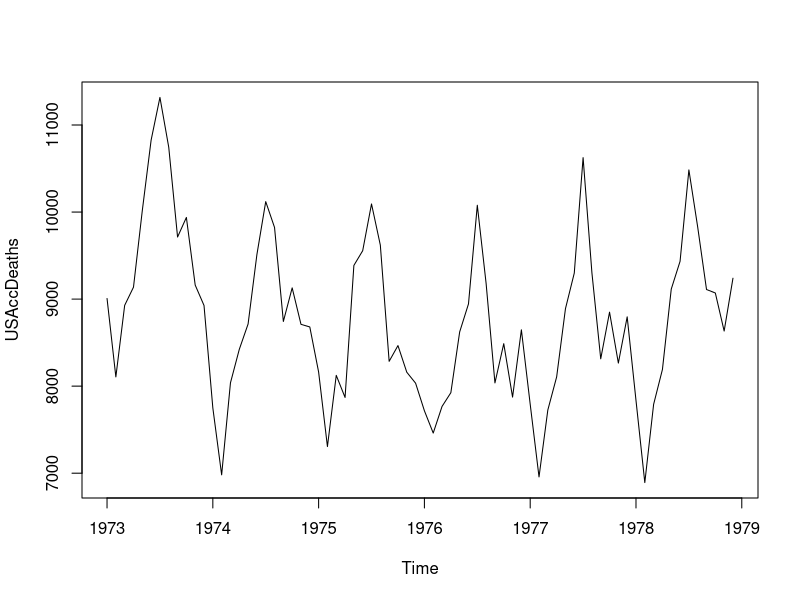
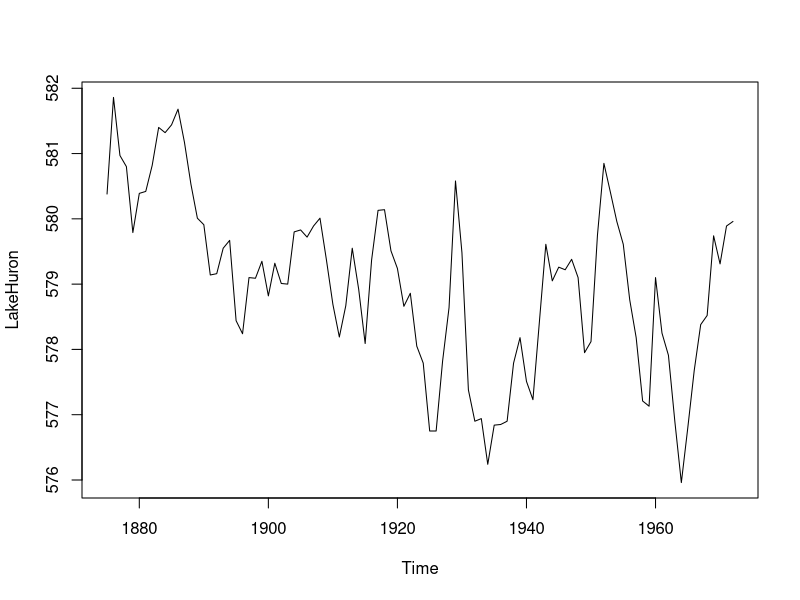
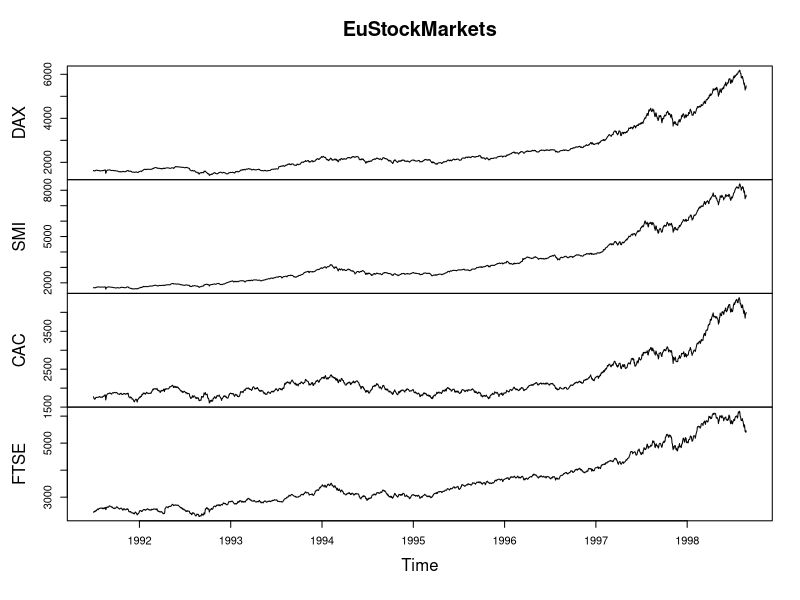
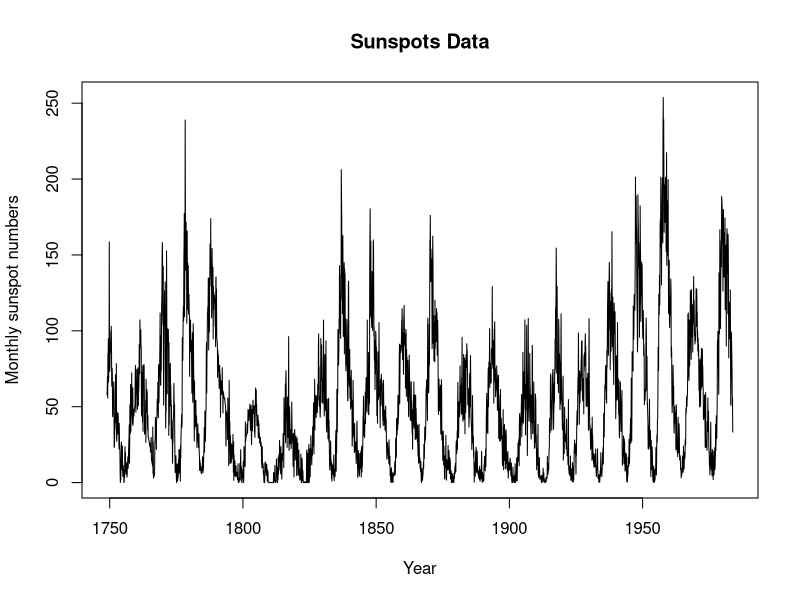
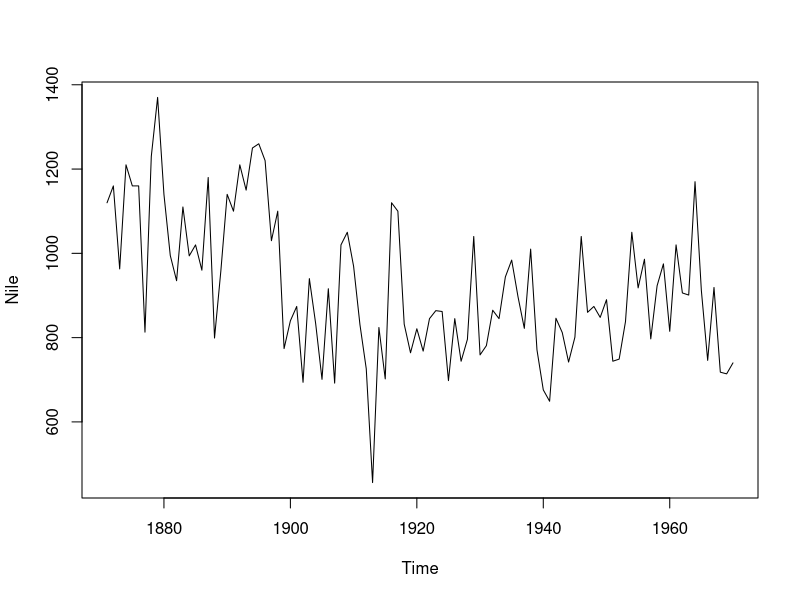
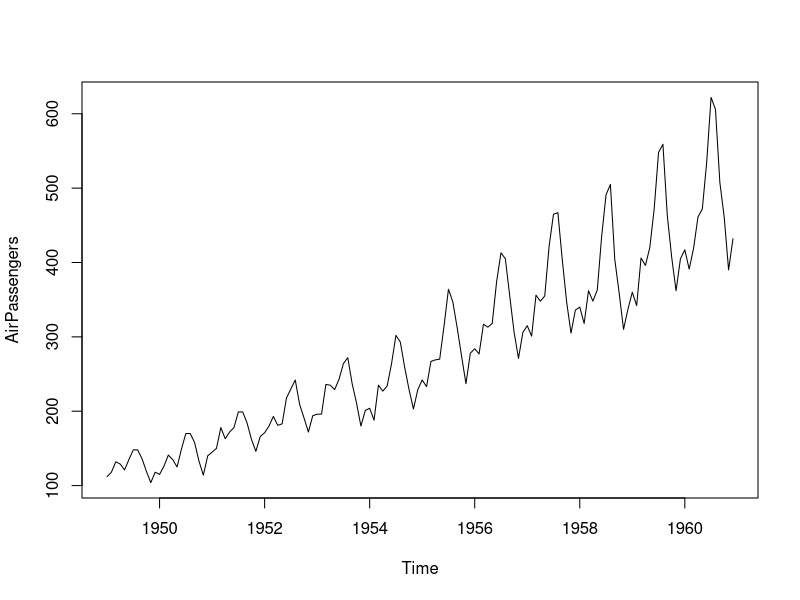
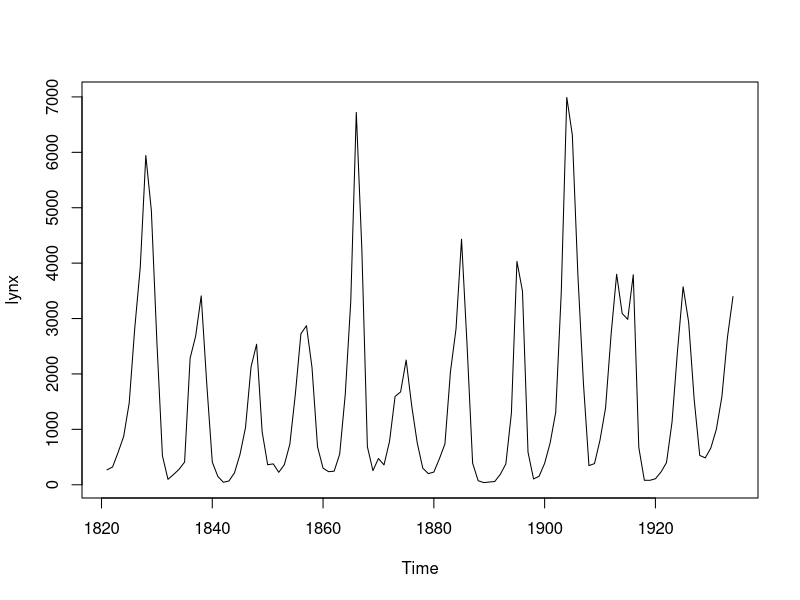

Generate these figures, in order, with R:
########### time series ####################

data(USAccDeaths)
help(USAccDeaths)
str(USAccDeaths)
plot(USAccDeaths)


data(LakeHuron)
help(LakeHuron)
x11()
plot(LakeHuron)

data(EuStockMarkets)
help(EuStockMarkets)
str(EuStockMarkets)
x11()
plot(EuStockMarkets)

help(sunspots)
plot(sunspots, main = "Sunspots Data", xlab = "Year",
     ylab = "Monthly sunspot numbers")

help(Nile)
plot(Nile)

help(AirPassengers)
plot(AirPassengers)

help(lynx)
plot(lynx)






